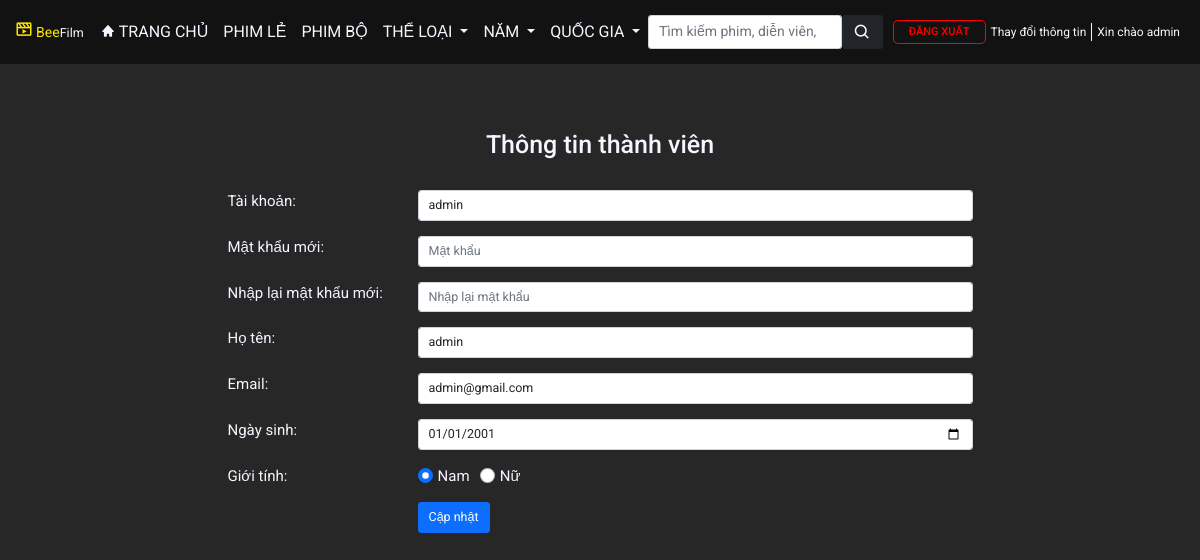
Page /info_account.php (signed in) on the committed database.
### tables this page shows
CREATE TABLE `users` (
	`user_id` INT(20) NOT NULL AUTO_INCREMENT,
	`username` varchar(100) NOT NULL UNIQUE,
	`fullname` varchar(50),
	`password` varchar(100) NOT NULL,
	`email` varchar(150) NOT NULL UNIQUE,
	`birthday` DATE,
	`gender` varchar(10),
	`user_type` INT(3) NOT NULL,
	`created_at` TIMESTAMP NOT NULL,
	`updated_at` TIMESTAMP NOT NULL,
	PRIMARY KEY (`user_id`)
);

### public/info_account.php (the view, shortened to what this page needs)
<!DOCTYPE html>
<html lang="en">
<head>
    <?php include_once('./linkCSS.php'); ?>
</head>
<body>
    <div class="wrapper">
        <?php include_once('./header.php'); ?>
        <?php
            require_once('../src/db.php');
            $username = $_SESSION['username'];
            $sql = "SELECT * FROM `users` WHERE username = ?";
            $stmt = mysqli_prepare($conn, $sql);
            mysqli_stmt_bind_param($stmt, "s", $username);
            mysqli_stmt_execute($stmt);
            $result = mysqli_stmt_get_result($stmt);
            $info = mysqli_fetch_array($result);
            $received_username = $info['username'];
            $received_birthday = $info['birthday'];
            $received_gender = $info['gender'];
            $received_fullname = $info['fullname'];
            $received_email = $info['email'];
        ?>
        <div class="register container my-5">
            <h1 class="text-center">Thông tin thành viên</h1>
            <div class="mt-5">
                <form id="form-update" method="post" class="form-update" action="">
                    <div class="mb-4 row">
                        <label class="form-label col-12 col-lg-2 offset-lg-2" for="username">Tài khoản: </label>
                        <div class="col-12 col-lg-6">
                            <input type="text" class="form-control form-control-lg" id="username" name="username" placeholder="Nhận tài khoản" value="<?= htmlentities($received_username)?>" />
                        </div>
                    </div>
                    <div class="mb-4 row">
                        <label class="form-label col-12 col-lg-2 offset-lg-2" for="password">Mật khẩu mới: </label>
                        <div class="col-12 col-lg-6">
                            <input type="password" class="form-control form-control-lg" id="password" name="password" placeholder="Mật khẩu" />
                        </div>
                    </div>
                    <div class="mb-4 row">
                        <label class="form-label col-12 col-lg-2 offset-lg-2" for="confirm_password">Nhập lại mật khẩu mới: </label>
                        <div class="col-12 col-lg-6">
                            <input type="password" class="form-control form-control-lg" id="confirm_password" name="confirm_password" placeholder="Nhập lại mật khẩu" />
                        </div>
                    </div>
                    <div class="mb-4 row">
                        <label class="form-label col-12 col-lg-2 offset-lg-2" for="fullname">Họ tên: </label>
                        <div class="col-12 col-lg-6">
                            <input type="text" class="form-control form-control-lg" id="fullname" name="fullname" placeholder="Nhập họ và tên" value="<?= htmlentities($received_fullname)?>" />
                        </div>
                    </div>
                    <div class="mb-4 row">
                        <label class="form-label col-12 col-lg-2 offset-lg-2" for="email">Email: </label>
                        <div class="col-12 col-lg-6">
                            <input type="email" class="form-control form-control-lg" id="email" name="email" placeholder="Nhập email"  value="<?= htmlentities($received_email)?>" />
                        </div>
                    </div>
                    <div class="mb-4 row">
                        <label class="form-label col-12 col-lg-2 offset-lg-2" for="birthday">Ngày sinh: </label>
                        <div class="col-12 col-lg-6">
                            <input type="date" class="form-control form-control-lg" id="birthday" name="birthday" placeholder=""  value="<?= date('Y-m-d', strtotime($received_birthday)); ?>"/>
                        </div>
                    </div>
                    <div class="mb-4 row">
                        <label class="col-12 col-lg-2 offset-lg-2" for="">Giới tính: </label>
                        <div class="col-12 col-lg-6">
                            <div class="form-check-inline">
                                <input type="radio" name="gender" id="register-gender-male" class="form-check-input" value="male"
                                <?= $received_gender=='male'?'checked':'' ?> />
                                <label for="register-gender-male" class="form-check-label ps-2">Nam</label>
                            </div>
                            <div class="form-check-inline">
                                <input type="radio" name="gender" id="register-gender-female" class="form-check-input" value="female"
                                <?= $received_gender=='female'?'checked':'' ?> />
                                <label for="register-gender-female" class="form-check-label ps-2">Nữ</label>
                            </div>
                        </div>
                    </div>
                    <div class="row">
                        <div class="col-lg-5 offset-lg-4">
                            <button type="submit" class="btn btn-primary btn-lg" name="btn-update" id="btn-update" value="Sign up">
                                Cập nhật
                            </button>
                        </div>
                    </div>
                </form>
            </div>
	    </div>
    </div>
</body>
</html>

### public/assets/css/base.css (style rules this page uses)
:root { --main-color: #ffe600; --bg-color: #272727; --text-color: #F7F4FF; --text-color-dark: #828276; --bg-header-color: #121212; --bg-box-color: #1A1A1A; --box-color: #ccc; --space-top: 30px; }
* { padding: 0; margin: 0; box-sizing: border-box; font-size: 62.5%; font-family: 'Roboto', sans-serif; }
.wrapper { padding-top: 100px; min-height: 1000px; }

### public/assets/css/main.css (style rules this page uses)
body { background-color: var(--bg-color); }
.register h1 { color: var(--text-color); }
.register label { font-size: 1.5rem; color: var(--text-color); }
.register input[type="radio"] { font-size: 1.5rem; }

### rows in the picture
users: username "admin", fullname "admin", email "admin@gmail.com", birthday "01/01/2001", gender "☑ Nam", gender "☐ Nữ"

### other values in the picture
$_SESSION["username"] "admin"
